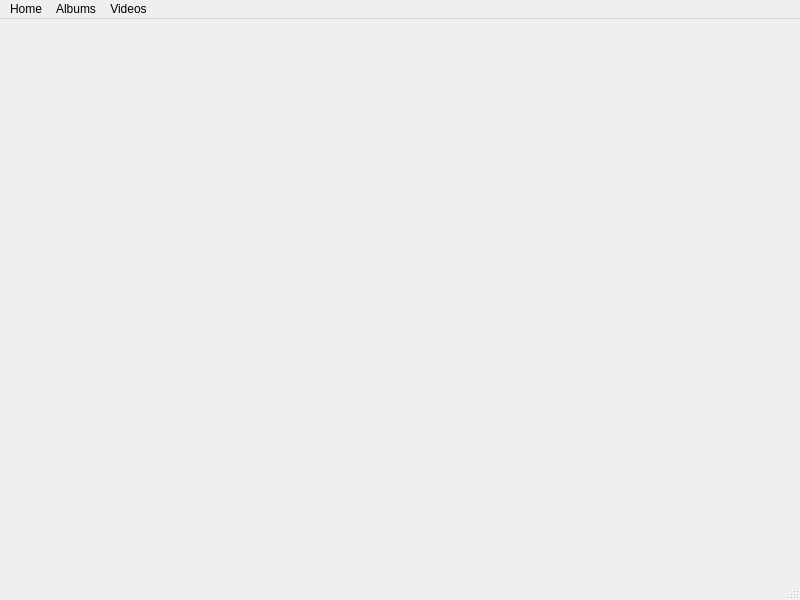
<?xml version="1.0" encoding="UTF-8"?>
<ui version="4.0">
 <class>MainWindow</class>
 <widget class="QMainWindow" name="MainWindow">
  <property name="geometry">
   <rect>
    <x>0</x>
    <y>0</y>
    <width>800</width>
    <height>600</height>
   </rect>
  </property>
  <property name="windowTitle">
   <string>MainWindow</string>
  </property>
  <widget class="QWidget" name="centralwidget"/>
  <widget class="QMenuBar" name="menubar">
   <property name="geometry">
    <rect>
     <x>0</x>
     <y>0</y>
     <width>800</width>
     <height>26</height>
    </rect>
   </property>
   <widget class="QMenu" name="menuHome">
    <property name="title">
     <string>Home</string>
    </property>
   </widget>
   <widget class="QMenu" name="menuAlbums">
    <property name="title">
     <string>Albums</string>
    </property>
   </widget>
   <widget class="QMenu" name="menuVideos">
    <property name="title">
     <string>Videos</string>
    </property>
   </widget>
   <addaction name="menuHome"/>
   <addaction name="menuAlbums"/>
   <addaction name="menuVideos"/>
  </widget>
  <widget class="QStatusBar" name="statusbar"/>
 </widget>
 <resources/>
 <connections/>
</ui>
